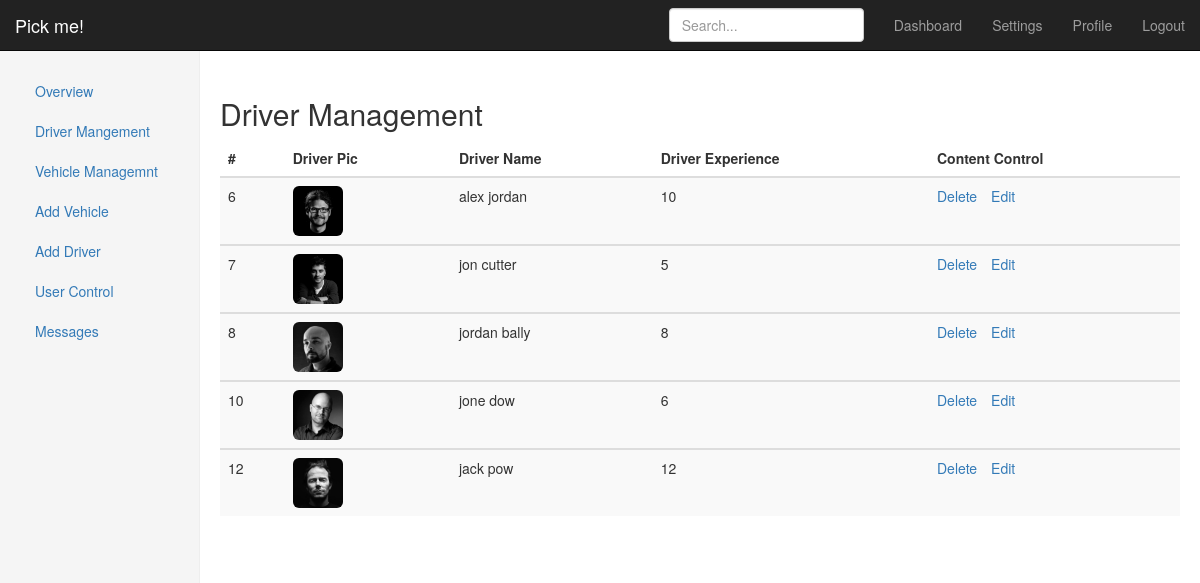
Screenshot of /admin/add_driver.php (signed in) with the database file from the repository.
### tables this page shows
CREATE TABLE `driver` (
  `driver_id` int(11) NOT NULL,
  `driver_pic` text NOT NULL,
  `driver_name` varchar(50) NOT NULL,
  `driver_exprience` int(11) NOT NULL
);

### admin/add_driver.php (the view, shortened to what this page needs)
<!DOCTYPE html>
<html lang="en">
  <head>
    <link href="../css/bootstrap.css" rel="stylesheet">
    <link href="../css/style2.css" rel="stylesheet">
  </head>
  <body>
  <?php include 'menu.php'; ?>
    <div class="container-fluid">
      <div class="row">
        <?php include 'menu.php'; ?>
        <div class="col-sm-9 col-sm-offset-3 col-md-10 col-md-offset-2 main">
          <h2 class="sub-header up">Driver Management</h2>
          <div class="table-responsive">
            <table class="table table-striped">
              <thead>
                <tr>
                   <th>#</th>
                    <th>Driver Pic</th>
                    <th>Driver Name</th>
                    <th>Driver Experience</th>
                    <th>Content Control</th>
                </tr>
              </thead>
              <?php
                include '../includes/config.php';
                $select = "SELECT * FROM driver";
                $result = $conn->query($select);
                while ($row = $result->fetch_assoc()) {
                ?>
              <tbody>
                 <tr>
                    <td><?php echo $row['driver_id'] ?></td>
                    <td>
                        <img class="img-rounded" src="../cars/Driver/<?php echo $row['driver_pic']; ?>" width="50" height="50">
                    </td>
                    <td><?php echo $row['driver_name'] ?></td>
                    <td><?php echo $row['driver_exprience'] ?></td>
                    <td><a href="javascript:sureToApprove(<?php echo $row['driver_id']; ?>)" class="space">Delete</a><a href="#" class="space"> Edit</a></td>
                </tr>
              </tbody>
                    <?php
                        }
                    ?>
            </table>
          </div>
        </div>
      </div>
    </div>
  </body>
</html>

### css/style2.css (style rules this page uses)
* { box-sizing: border-box; }
body { font-family: "Helvetica Neue",Helvetica,Arial,sans-serif; font-size: 14px; line-height: 1.42857143; color: #333; background-color: #fff; }
.space { margin-right: 10px; }
.up { margin-top: 8%; }
.main { padding: 20px; }

### rows the page displays
driver: driver_id "6", driver_pic (picture), driver_name "alex jordan", driver_exprience "10"
driver: driver_id "7", driver_pic (picture), driver_name "jon cutter", driver_exprience "5"
driver: driver_id "8", driver_pic (picture), driver_name "jordan bally", driver_exprience "8"
driver: driver_id "10", driver_pic (placeholder picture), driver_name "jone dow", driver_exprience "6"
driver: driver_id "12", driver_pic (picture), driver_name "jack pow", driver_exprience "12"
